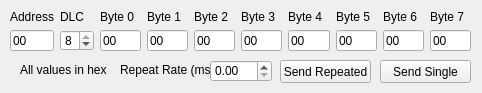
<?xml version="1.0" encoding="UTF-8"?>
<ui version="4.0">
 <class>RawTxWindow</class>
 <widget class="QWidget" name="RawTxWindow">
  <property name="geometry">
   <rect>
    <x>0</x>
    <y>0</y>
    <width>482</width>
    <height>93</height>
   </rect>
  </property>
  <property name="sizePolicy">
   <sizepolicy hsizetype="Minimum" vsizetype="Minimum">
    <horstretch>0</horstretch>
    <verstretch>0</verstretch>
   </sizepolicy>
  </property>
  <property name="minimumSize">
   <size>
    <width>482</width>
    <height>93</height>
   </size>
  </property>
  <property name="windowTitle">
   <string>Raw Transmit</string>
  </property>
  <widget class="QWidget" name="gridLayoutWidget">
   <property name="geometry">
    <rect>
     <x>10</x>
     <y>10</y>
     <width>461</width>
     <height>41</height>
    </rect>
   </property>
   <layout class="QGridLayout" name="gridLayout">
    <item row="1" column="0">
     <widget class="QLineEdit" name="fieldAddress">
      <property name="inputMask">
       <string>hh</string>
      </property>
      <property name="text">
       <string>00</string>
      </property>
     </widget>
    </item>
    <item row="1" column="5">
     <widget class="QLineEdit" name="fieldByte3">
      <property name="inputMask">
       <string>hh</string>
      </property>
      <property name="text">
       <string>00</string>
      </property>
      <property name="maxLength">
       <number>2</number>
      </property>
     </widget>
    </item>
    <item row="1" column="4">
     <widget class="QLineEdit" name="fieldByte2">
      <property name="inputMask">
       <string>hh</string>
      </property>
      <property name="text">
       <string>00</string>
      </property>
      <property name="maxLength">
       <number>2</number>
      </property>
     </widget>
    </item>
    <item row="1" column="2">
     <widget class="QLineEdit" name="fieldByte0">
      <property name="inputMask">
       <string>hh</string>
      </property>
      <property name="text">
       <string>00</string>
      </property>
      <property name="maxLength">
       <number>2</number>
      </property>
     </widget>
    </item>
    <item row="1" column="8">
     <widget class="QLineEdit" name="fieldByte6">
      <property name="inputMask">
       <string>hh</string>
      </property>
      <property name="text">
       <string>00</string>
      </property>
      <property name="maxLength">
       <number>2</number>
      </property>
     </widget>
    </item>
    <item row="1" column="6">
     <widget class="QLineEdit" name="fieldByte4">
      <property name="inputMask">
       <string>hh</string>
      </property>
      <property name="text">
       <string>00</string>
      </property>
      <property name="maxLength">
       <number>2</number>
      </property>
     </widget>
    </item>
    <item row="1" column="3">
     <widget class="QLineEdit" name="fieldByte1">
      <property name="inputMask">
       <string>hh</string>
      </property>
      <property name="text">
       <string>00</string>
      </property>
      <property name="maxLength">
       <number>2</number>
      </property>
     </widget>
    </item>
    <item row="1" column="7">
     <widget class="QLineEdit" name="fieldByte5">
      <property name="inputMask">
       <string>hh</string>
      </property>
      <property name="text">
       <string>00</string>
      </property>
      <property name="maxLength">
       <number>2</number>
      </property>
     </widget>
    </item>
    <item row="1" column="9">
     <widget class="QLineEdit" name="fieldByte7">
      <property name="inputMask">
       <string extracomment="Hex Only">hh</string>
      </property>
      <property name="text">
       <string>00</string>
      </property>
      <property name="maxLength">
       <number>2</number>
      </property>
     </widget>
    </item>
    <item row="0" column="0">
     <widget class="QLabel" name="label">
      <property name="text">
       <string>Address</string>
      </property>
     </widget>
    </item>
    <item row="0" column="1">
     <widget class="QLabel" name="label_2">
      <property name="text">
       <string>DLC</string>
      </property>
     </widget>
    </item>
    <item row="0" column="2">
     <widget class="QLabel" name="label_3">
      <property name="text">
       <string>Byte 0</string>
      </property>
     </widget>
    </item>
    <item row="0" column="3">
     <widget class="QLabel" name="label_4">
      <property name="text">
       <string>Byte 1</string>
      </property>
     </widget>
    </item>
    <item row="0" column="4">
     <widget class="QLabel" name="label_5">
      <property name="text">
       <string>Byte 2</string>
      </property>
     </widget>
    </item>
    <item row="0" column="5">
     <widget class="QLabel" name="label_6">
      <property name="text">
       <string>Byte 3</string>
      </property>
     </widget>
    </item>
    <item row="0" column="6">
     <widget class="QLabel" name="label_7">
      <property name="text">
       <string>Byte 4</string>
      </property>
     </widget>
    </item>
    <item row="0" column="7">
     <widget class="QLabel" name="label_8">
      <property name="text">
       <string>Byte 5</string>
      </property>
     </widget>
    </item>
    <item row="0" column="8">
     <widget class="QLabel" name="label_9">
      <property name="text">
       <string>Byte 6</string>
      </property>
     </widget>
    </item>
    <item row="0" column="9">
     <widget class="QLabel" name="label_10">
      <property name="text">
       <string>Byte 7</string>
      </property>
     </widget>
    </item>
    <item row="1" column="1">
     <widget class="QSpinBox" name="fieldDLC">
      <property name="minimum">
       <number>0</number>
      </property>
      <property name="maximum">
       <number>8</number>
      </property>
      <property name="value">
       <number>8</number>
      </property>
     </widget>
    </item>
   </layout>
  </widget>
  <widget class="QPushButton" name="singleSendButton">
   <property name="geometry">
    <rect>
     <x>380</x>
     <y>60</y>
     <width>91</width>
     <height>23</height>
    </rect>
   </property>
   <property name="text">
    <string>Send Single</string>
   </property>
  </widget>
  <widget class="QPushButton" name="pushButton_2">
   <property name="geometry">
    <rect>
     <x>280</x>
     <y>60</y>
     <width>91</width>
     <height>23</height>
    </rect>
   </property>
   <property name="text">
    <string>Send Repeated</string>
   </property>
   <property name="checkable">
    <bool>true</bool>
   </property>
  </widget>
  <widget class="QDoubleSpinBox" name="doubleSpinBox">
   <property name="geometry">
    <rect>
     <x>210</x>
     <y>60</y>
     <width>62</width>
     <height>22</height>
    </rect>
   </property>
  </widget>
  <widget class="QLabel" name="label_11">
   <property name="geometry">
    <rect>
     <x>120</x>
     <y>60</y>
     <width>91</width>
     <height>20</height>
    </rect>
   </property>
   <property name="text">
    <string>Repeat Rate (ms):</string>
   </property>
  </widget>
  <widget class="QLabel" name="label_12">
   <property name="geometry">
    <rect>
     <x>20</x>
     <y>60</y>
     <width>101</width>
     <height>20</height>
    </rect>
   </property>
   <property name="text">
    <string>All values in hex</string>
   </property>
  </widget>
 </widget>
 <resources/>
 <connections/>
</ui>
